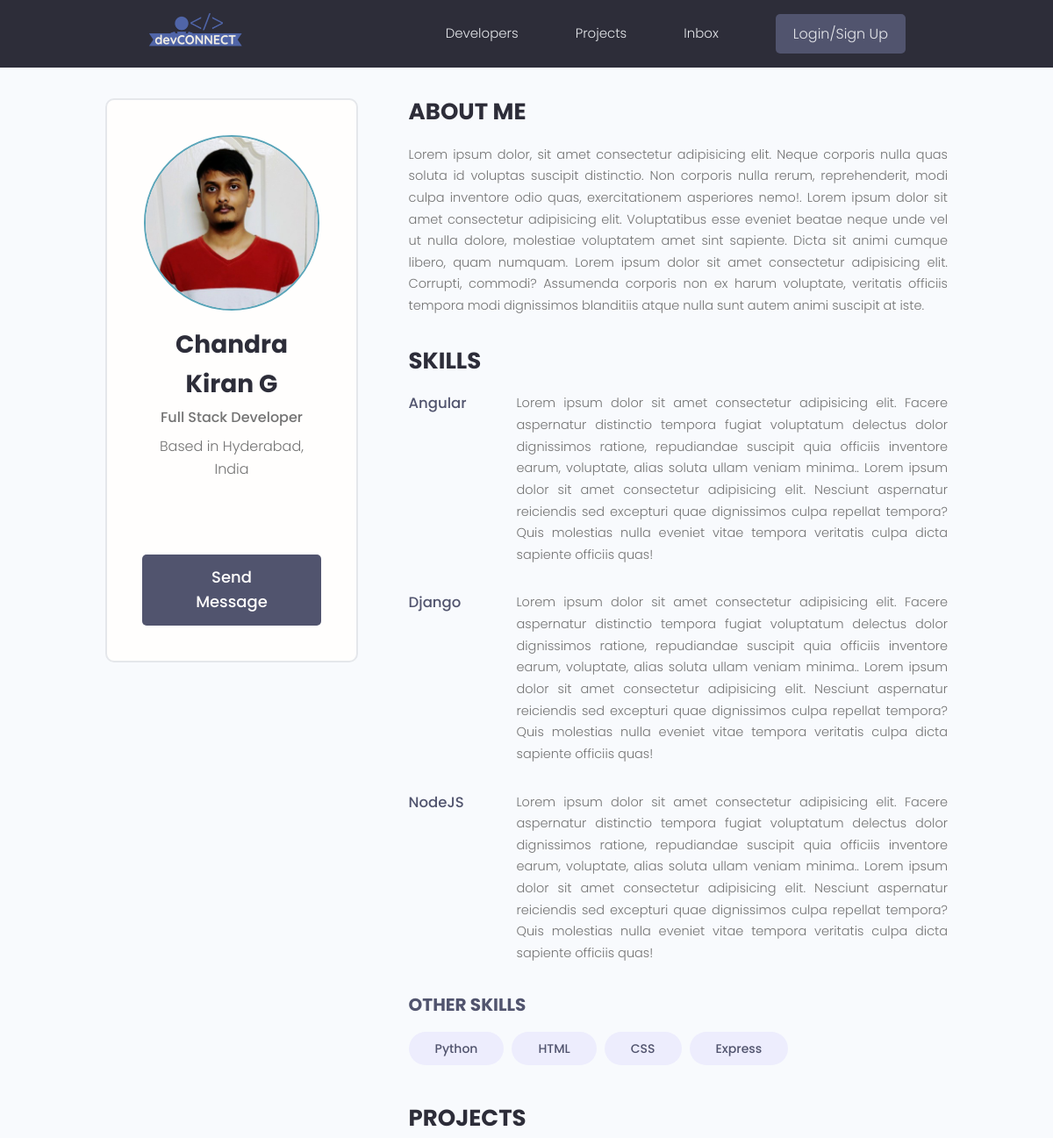
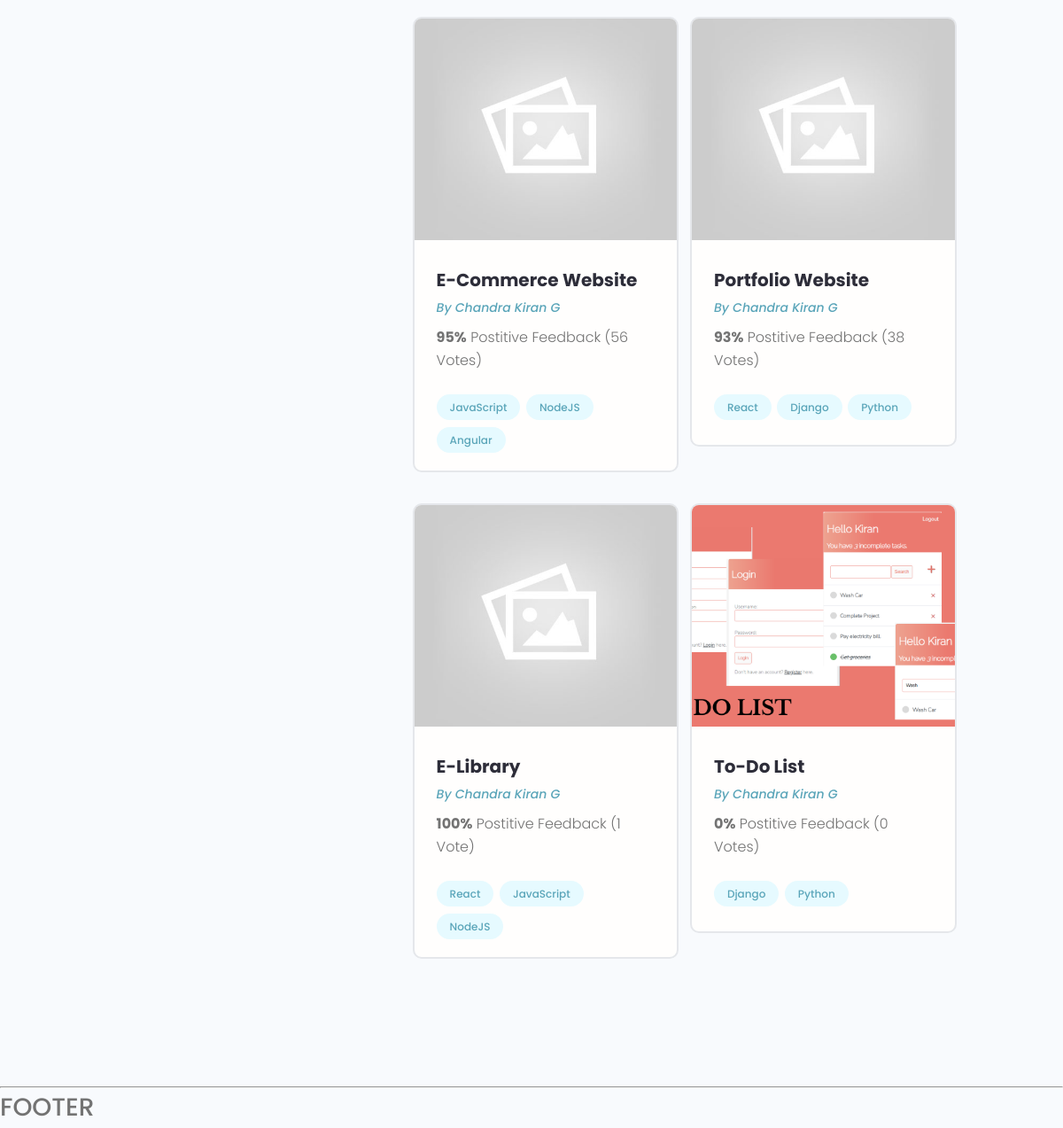
The page /user-profile/0621494e-4bd0-4c16-a9e2-afa413e8bacf on the database its author committed (2 pictures, top to bottom).
### users/models.py (models this page shows, shortened)
class Profile(models.Model):
    user = models.OneToOneField(User, on_delete=models.CASCADE, null=True, blank=True)
    name = models.CharField(max_length=200, null=True, blank=True)
    email = models.CharField(max_length=200, null=True, blank=True)
    username = models.CharField(max_length=200, null=True, blank=True)
    location = models.CharField(max_length=200, blank=True, null=True)
    headline = models.CharField(max_length=300, null=True, blank=True)
    bio = models.TextField(null=True, blank=True)
    profile_image = models.ImageField(null=True, blank=True, upload_to='profiles/', default="profiles/defaultuser.png")
    social_github = models.CharField(max_length=200, null=True, blank=True)
    social_twitter = models.CharField(max_length=200, null=True, blank=True)
    social_linkedin = models.CharField(max_length=200, null=True, blank=True)
    social_youtube = models.CharField(max_length=200, null=True, blank=True)
    social_website = models.CharField(max_length=200, null=True, blank=True)
    created = models.DateTimeField(auto_now_add=True)
    id = models.UUIDField(default=uuid.uuid4, unique=True, primary_key=True, editable=False)

class Skill(models.Model):
    owner = models.ForeignKey(Profile, on_delete=models.CASCADE, blank=True, null=True)
    name = models.CharField(max_length=200, blank=True, null=True)
    description = models.TextField(blank=True, null=True)
    created = models.DateTimeField(auto_now_add=True)
    id = models.UUIDField(default=uuid.uuid4, unique=True, primary_key=True, editable=False)
    def __str__(self):
        return str(self.name)

### projects/models.py (models this page shows, shortened)
class Project(models.Model):
    owner = models.ForeignKey(Profile, null=True, blank=True, on_delete=models.SET_NULL)
    title = models.CharField(max_length=200)
    description = models.TextField(null=True, blank=True)
    featured_image = models.ImageField(null=True, blank=True, default="default.jpg")
    demo_link = models.CharField(max_length=1000, null=True, blank=True)
    source_link = models.CharField(max_length=1000, null=True, blank=True)
    tags = models.ManyToManyField('Tag', blank=True)
    vote_total = models.IntegerField(default=0, null=True, blank=True)
    vote_ratio = models.IntegerField(default=0, null=True, blank=True)
    created = models.DateTimeField(auto_now_add=True)
    id = models.UUIDField(default=uuid.uuid4, unique=True, primary_key=True, editable=False)

class Tag(models.Model):
    name = models.CharField(max_length=200)
    created = models.DateTimeField(auto_now_add=True)
    id = models.UUIDField(default=uuid.uuid4, unique=True, primary_key=True, editable=False)
    def __str__(self):
        return self.name

### users/views.py (the view)
# urls.py: path('user-profile/<str:pk>', views.userProfile, name="user-profile"),
def userProfile(request, pk):
    profile = Profile.objects.get(id=pk)
    topskills = profile.skill_set.exclude(description__exact = "")
    otherskills = profile.skill_set.filter(description = "")
    context = { 'profile' : profile, 'topskills' : topskills, 'otherskills' : otherskills }
    return render(request, 'users/user-profile.html', context)

### users/templates/users/user-profile.html (shortened to what this page needs)
{% extends 'main.html' %}
{% block content %}
<main class="profile my-md">
    <div class="container">
        <div class="layout">
            <div class="column column--1of3">
                <div class="card text-center">
                    <div class="card__body dev">
                        <img class="avatar avatar--xl" src="{{profile.profile_image.url}}" />
                        <h2 class="dev__name">{{profile.name}}</h2>
                        <p class="dev__title">{{profile.headline}}</p>
                        <p class="dev__location">Based in {{profile.location}}</p>
                        <ul class="dev__social">
                        </ul>
                        <a href="#" class="btn btn--sub btn--lg">Send Message </a>
                    </div>
                </div>
            </div>
            <div class="column column--2of3">
                <div class="devInfo">
                    <h3 class="devInfo__title">About Me</h3>
                    <p class="devInfo__about">
                        {{profile.bio}}
                    </p>
                </div>
                <div class="devInfo">
                    <h3 class="devInfo__title">Skills</h3>
                    <div class="devInfo__skills">
                        {% for skill in topskills %}
                        <div class="devSkill">
                            <h4 class="devSkill__title">{{skill.name}}</h4>
                            <p class="devSkill__info">
                                {{skill.description}}
                            </p>
                        </div>
                        {% endfor %}
                        <h3 class="devInfo__subtitle">Other Skills</h3>
                        <div class="devInfo__otherSkills">
                            {% for skill in otherskills %}
                            <span class="tag tag--pill tag--sub tag--lg">
                                <small>{{skill}}</small>
                            </span>
                            {% endfor %}
                        </div>
                    </div>
                </div>
                <div class="devInfo">
                    <h3 class="devInfo__title">Projects</h3>
                    <div class="grid grid--two">
                        {% for project in profile.project_set.all %}
                        <div class="column">
                            <div class="card project">
                                <a href="{% url 'project' project.id %}" class="project">
                                    <img class="project__thumbnail" src="{{project.featured_image.url}}"
                                        alt="project thumbnail" />
                                    <div class="card__body">
                                        <h3 class="project__title">{{project.title}}</h3>
                                        <p><a class="project__author" href="{% url 'user-profile' project.owner.id %}">By
                                                {{project.owner.name}}</a></p>
                                        <p class="project--rating">
                                            <span style="font-weight: bold;">{{project.vote_ratio}}%</span> Postitive
                                            Feedback ({{project.vote_total}} Vote{{project.vote_total | pluralize:"s"}})
                                        </p>
                                        <div class="project__tags">
                                            {% for tag in project.tags.all %}
                                            <span class="tag tag--pill tag--main">
                                                <small>{{tag}}</small>
                                            </span>
                                            {% endfor %}
                                        </div>
                                    </div>
                                </a>
                            </div>
                        </div>
                        {% endfor %}
                    </div>
                </div>
            </div>
        </div>
    </div>
</main>
{% endblock content %}

### static/styles/app.css (style rules this page uses)
:root { --color-sub: #2d2d39; }
.btn--sub { background-color: var(--color-sub-light); }
.card { border: 2px solid var(--color-light); }
img { width: 100%; }
.profile .card > .dev { padding: 4rem; }
.dev__name { color: var(--color-sub); font-size: 2.8rem; font-weight: 700; margin-top: 1rem; margin-bottom: 0.5rem; }
.dev__title { font-size: 1.6rem; font-weight: 500; line-height: 1.3; }
.dev__location { margin-top: 1rem; }
.dev__social { margin: 3rem 0; list-style: none; display: flex; justify-content: center; gap: 1.5rem; }
.devInfo { margin-bottom: 3rem; }
.devInfo__title, .devInfo__subtitle { font-size: 2.6rem; color: var(--color-sub); text-transform: uppercase; font-weight: 700; margin-bottom: 1.5rem; }
.devInfo__subtitle { font-size: 2rem; color: var(--color-sub-light); }
.devInfo__about, .devSkill__info { font-size: 1.45rem; line-height: 1.7; text-align: justify; }
.devSkill { margin-bottom: 3rem; }
.devSkill__title { font-size: 1.65rem; font-weight: 500; color: var(--color-sub-light); }
@media screen and (min-width: 700px) { .devSkill { display: flex; justify-content: space-between; gap: 3rem; } }
@media screen and (min-width: 700px) { .devSkill__info { flex-basis: 80%; } }
.project__author { font-size: 1.4rem; font-style: italic; }
.project--rating { margin-bottom: 1.6em; margin-top: .5em; }
.project__thumbnail { height: 25rem; object-fit: cover; object-position: top center; }
.project__title { font-size: 2rem; font-weight: 700; color: var(--color-sub); }

### static/uikit/styles/modules/_variables.css (style rules this page uses)
:root { --color-main: #5aa5b9; --color-main-light: #e6faff; --color-sub: #3f4156; --color-sub-light: #51546e; --color-sub-lighter: #ededfd; --color-text: #737373; --color-gray: #8b8b8b; --color-light: #e5e7eb; --color-light-gray: #767676; --color-bg: #f8fafd; --color-white: #fffefd; --color-white-light: #f3f3f3; --color-success: #359e64; --color-success-bg: #def8e8; --color-error: #fc4b0b; --color-error-bg: #fff2ee; --font-base: 'Poppins', arial, helvetica, 'Segoe UI', roboto, ubuntu, sans-serif; --font-monospace: 'Fira Code', 'Courier New', courier, monospace; --font-regular: 300; --font-medium: 500; --font-bold: 700; --generic-shadow: 1px 1px 5px #00000010; --generic-transition: all 0.3s ease-in-out; }

### static/uikit/styles/modules/_base.css (style rules this page uses)
* { margin: 0; padding: 0; box-sizing: border-box; text-rendering: optimizeLegibility; color: inherit; font-size: inherit; }
html { font-size: 50%; }
@media only screen and (min-width: 480px) { html { font-size: 56.25%; } }
@media only screen and (min-width: 1200px) { html { font-size: 62.5%; } }
body { line-height: 1.6; font-weight: 400; font-size: 1.5rem; color: var(--color-text); background-color: var(--color-bg); min-height: 100vh; }

### static/uikit/styles/modules/_typography.css (style rules this page uses)
* { font-family: var(--font-base); }
h2 { font-size: 3.6rem; font-weight: var(--font-bold); }
h3 { font-size: 3.2rem; font-weight: var(--font-medium); }
h4 { font-size: 2.8rem; font-weight: var(--font-medium); }
p, span, strong { font-size: 1.6rem; color: var(--color-text); font-weight: var(--font-regular); }
a { padding-bottom: 2px; text-decoration: none; display: inline-block; color: var(--color-main); font-weight: var(--font-medium); }

### static/uikit/styles/modules/_utilities.css (style rules this page uses)
.container { width: 92%; max-width: 165rem; margin: 0 auto; box-sizing: border-box; }
@media screen and (min-width: 1000px) { .container { width: 90%; } }
@media screen and (min-width: 1200px) { .container { width: 80%; } }
.text-center { text-align: center; }
.my-md { margin: 3rem auto; }

### static/uikit/styles/modules/_avatar.css (style rules this page uses)
.avatar { border-radius: 50%; border: 2px solid var(--color-main); object-fit: cover; }
.avatar--xl { height: 20rem; width: 20rem; }

### static/uikit/styles/modules/_button.css (style rules this page uses)
.btn { display: inline-block; position: relative; cursor: pointer; background-color: var(--color-light); font-weight: var(--font-medium); color: var(--color-sub); text-decoration: none; padding: 1rem 2rem; border-radius: 0.5rem; border: none; width: -webkit-fit-content; width: -moz-fit-content; width: fit-content; height: -webkit-fit-content; height: -moz-fit-content; height: fit-content; font-size: 1.6rem; outline-width: 0; outline-color: transparent; -webkit-backface-visibility: hidden; backface-visibility: hidden; transition: all 0.3s ease-in-out; }
.btn--sub { background-color: var(--color-sub); color: var(--color-white); }
.btn--lg { font-size: 1.8rem; padding: 1.2rem 4.5rem; }

### static/uikit/styles/modules/_card.css (style rules this page uses)
.card { border-radius: 1rem; background-color: var(--color-white); border: 1.5px solid var(--color-light); width: auto; height: auto; margin-top: 0.5rem; margin-bottom: 0.5rem; overflow: hidden; }
.card__body, .card__header { padding: 2rem 2.5rem; }

### rows shown on the page
Profile: profile_image (picture), name "Chandra Kiran G", headline "Full Stack Developer", location "Hyderabad, India", bio "Lorem ipsum dolor, sit amet consectetur adipisicing elit. Neque corporis nulla quas soluta id voluptas suscipit distinctio. Non corporis nulla rerum, reprehenderit, modi culpa inventore odio quas, exercitationem asperiores nemo!. Lorem ipsum dolor sit amet consectetur adipisicing elit. Voluptatibus esse eveniet beatae neque unde vel ut nulla dolore, molestiae voluptatem amet sint sapiente. Dicta sit animi cumque libero, quam numquam. Lorem ipsum dolor sit amet consectetur adipisicing elit. Corrupti, commodi? Assumenda corporis non ex harum voluptate, veritatis officiis tempora modi dignissimos blanditiis atque nulla sunt autem animi suscipit at iste."
Skill: name "Angular", description "Lorem ipsum dolor sit amet consectetur adipisicing elit. Facere aspernatur distinctio tempora fugiat voluptatum delectus dolor dignissimos ratione, repudiandae suscipit quia officiis inventore earum, voluptate, alias soluta ullam veniam minima.. Lorem ipsum dolor sit amet consectetur adipisicing elit. Nesciunt aspernatur reiciendis sed excepturi quae dignissimos culpa repellat tempora? Quis molestias nulla eveniet vitae tempora veritatis culpa dicta sapiente officiis quas!"
Skill: name "Django", description "Lorem ipsum dolor sit amet consectetur adipisicing elit. Facere aspernatur distinctio tempora fugiat voluptatum delectus dolor dignissimos ratione, repudiandae suscipit quia officiis inventore earum, voluptate, alias soluta ullam veniam minima.. Lorem ipsum dolor sit amet consectetur adipisicing elit. Nesciunt aspernatur reiciendis sed excepturi quae dignissimos culpa repellat tempora? Quis molestias nulla eveniet vitae tempora veritatis culpa dicta sapiente officiis quas!"
Skill: name "NodeJS", description "Lorem ipsum dolor sit amet consectetur adipisicing elit. Facere aspernatur distinctio tempora fugiat voluptatum delectus dolor dignissimos ratione, repudiandae suscipit quia officiis inventore earum, voluptate, alias soluta ullam veniam minima.. Lorem ipsum dolor sit amet consectetur adipisicing elit. Nesciunt aspernatur reiciendis sed excepturi quae dignissimos culpa repellat tempora? Quis molestias nulla eveniet vitae tempora veritatis culpa dicta sapiente officiis quas!"
Skill: name "Python"
Skill: name "HTML"
Skill: name "CSS"
Skill: name "Express"
Project: featured_image (placeholder picture), title "E-Commerce Website", owner.name "Chandra Kiran G", vote_ratio "95", vote_total "56", vote_total|pluralize "s"
Tag: name "JavaScript"
Tag: name "NodeJS"
Tag: name "Angular"
Project: featured_image (placeholder picture), title "Portfolio Website", owner.name "Chandra Kiran G", vote_ratio "93", vote_total "38", vote_total|pluralize "s"
Tag: name "React"
Tag: name "Django"
Tag: name "Python"
Project: featured_image (placeholder picture), title "E-Library", owner.name "Chandra Kiran G", vote_ratio "100", vote_total "1"
Project: featured_image (picture), title "To-Do List", owner.name "Chandra Kiran G", vote_ratio "0", vote_total "0", vote_total|pluralize "s"
